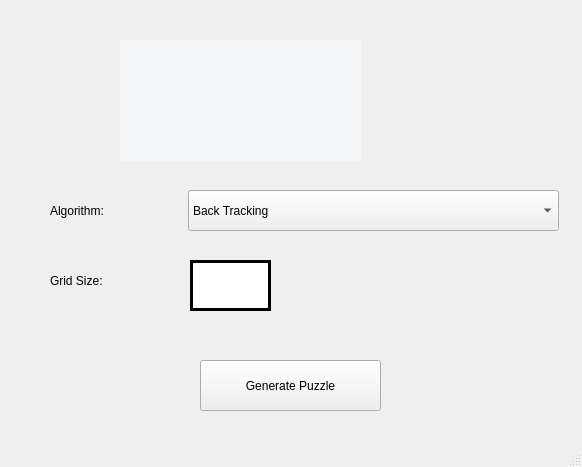
<?xml version="1.0" encoding="UTF-8"?>
<ui version="4.0">
 <class>MainWindow</class>
 <widget class="QMainWindow" name="MainWindow">
  <property name="geometry">
   <rect>
    <x>0</x>
    <y>0</y>
    <width>582</width>
    <height>467</height>
   </rect>
  </property>
  <property name="windowTitle">
   <string>MainWindow</string>
  </property>
  <widget class="QWidget" name="centralwidget">
   <widget class="QLabel" name="label_2">
    <property name="geometry">
     <rect>
      <x>50</x>
      <y>260</y>
      <width>161</width>
      <height>41</height>
     </rect>
    </property>
    <property name="styleSheet">
     <string notr="true"> font:16pt 3px solid  &quot;Lato&quot;;</string>
    </property>
    <property name="text">
     <string>Grid Size:</string>
    </property>
   </widget>
   <widget class="QPlainTextEdit" name="plainTextEdit">
    <property name="geometry">
     <rect>
      <x>190</x>
      <y>260</y>
      <width>81</width>
      <height>51</height>
     </rect>
    </property>
    <property name="styleSheet">
     <string notr="true">color:black; border: 3px solid black; 
font: 14pt solid &quot;Lato&quot;;</string>
    </property>
   </widget>
   <widget class="QPushButton" name="pushButton">
    <property name="geometry">
     <rect>
      <x>200</x>
      <y>360</y>
      <width>181</width>
      <height>51</height>
     </rect>
    </property>
    <property name="styleSheet">
     <string notr="true"> color: black; font:16pt 3px solid  &quot;Lato&quot;; </string>
    </property>
    <property name="text">
     <string>Generate Puzzle</string>
    </property>
   </widget>
   <widget class="QComboBox" name="comboBox">
    <property name="geometry">
     <rect>
      <x>188</x>
      <y>190</y>
      <width>371</width>
      <height>41</height>
     </rect>
    </property>
    <property name="styleSheet">
     <string notr="true"> font:16pt 3px solid  &quot;Lato&quot;;</string>
    </property>
    <item>
     <property name="text">
      <string>Back Tracking</string>
     </property>
    </item>
    <item>
     <property name="text">
      <string>Back Tracking +MRV</string>
     </property>
    </item>
    <item>
     <property name="text">
      <string>Forward Checking</string>
     </property>
    </item>
    <item>
     <property name="text">
      <string>Forward Checking +MRV</string>
     </property>
    </item>
    <item>
     <property name="text">
      <string>MAC</string>
     </property>
    </item>
    <item>
     <property name="text">
      <string>MIN CONFLICTS</string>
     </property>
    </item>
    <!-- <item>
     <property name="text">
      <string>Backtracking with Forward Checking</string>
     </property>
    </item>
    <item>
     <property name="text">
      <string>Backtracking with Arc Consistency</string>
     </property>
    </item> -->
   </widget>
   <widget class="QLabel" name="label_3">
    <property name="geometry">
     <rect>
      <x>50</x>
      <y>190</y>
      <width>161</width>
      <height>41</height>
     </rect>
    </property>
    <property name="styleSheet">
     <string notr="true"> font:16pt 3px solid  &quot;Lato&quot;;</string>
    </property>
    <property name="text">
     <string>Algorithm:</string>
    </property>
   </widget>
   <widget class="QLabel" name="label">
    <property name="geometry">
     <rect>
      <x>120</x>
      <y>40</y>
      <width>241</width>
      <height>121</height>
     </rect>
    </property>
    <property name="styleSheet">
     <string notr="true">background-color: #F4F5F7</string>
    </property>
    <property name="text">
     <string/>
    </property>
    <property name="pixmap">
     <pixmap>icon-small.png</pixmap>
    </property>
   </widget>
  </widget>
  <widget class="QStatusBar" name="statusbar"/>
 </widget>
 <resources/>
 <connections/>
</ui>
